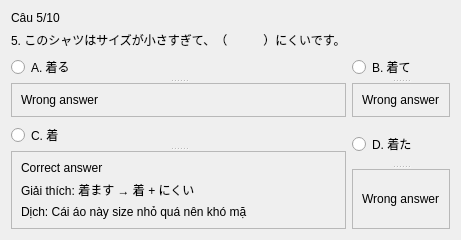
               <widget class="QWidget" name="page_11">
                <layout class="QGridLayout" name="gridLayout_7">
                 <item row="0" column="0">
                  <widget class="QLabel" name="label_92">
                   <property name="text">
                    <string>Câu 5/10</string>
                   </property>
                  </widget>
                 </item>
                 <item row="1" column="0">
                  <widget class="QLabel" name="label_93">
                   <property name="text">
                    <string>5. このシャツはサイズが小さすぎて、（　　　）にくいです。</string>
                   </property>
                  </widget>
                 </item>
                 <item row="2" column="0">
                  <widget class="QSplitter" name="splitter_21">
                   <property name="orientation">
                    <enum>Qt::Vertical</enum>
                   </property>
                   <widget class="QRadioButton" name="radioButton_41">
                    <property name="text">
                     <string>A. 着る</string>
                    </property>
                   </widget>
                   <widget class="QFrame" name="frame_57">
                    <property name="frameShape">
                     <enum>QFrame::StyledPanel</enum>
                    </property>
                    <property name="frameShadow">
                     <enum>QFrame::Raised</enum>
                    </property>
                    <layout class="QVBoxLayout" name="verticalLayout_5">
                     <item>
                      <widget class="QLabel" name="label_116">
                       <property name="text">
                        <string>Wrong answer</string>
                       </property>
                      </widget>
                     </item>
                    </layout>
                   </widget>
                  </widget>
                 </item>
                 <item row="2" column="1">
                  <widget class="QSplitter" name="splitter_20">
                   <property name="orientation">
                    <enum>Qt::Vertical</enum>
                   </property>
                   <widget class="QRadioButton" name="radioButton_42">
                    <property name="text">
                     <string>B. 着て</string>
                    </property>
                   </widget>
                   <widget class="QFrame" name="frame_58">
                    <property name="frameShape">
                     <enum>QFrame::StyledPanel</enum>
                    </property>
                    <property name="frameShadow">
                     <enum>QFrame::Raised</enum>
                    </property>
                    <layout class="QVBoxLayout" name="verticalLayout_66">
                     <item>
                      <widget class="QLabel" name="label_117">
                       <property name="text">
                        <string>Wrong answer</string>
                       </property>
                      </widget>
                     </item>
                    </layout>
                   </widget>
                  </widget>
                 </item>
                 <item row="3" column="0">
                  <widget class="QSplitter" name="splitter_22">
                   <property name="orientation">
                    <enum>Qt::Vertical</enum>
                   </property>
                   <widget class="QRadioButton" name="radioButton_43">
                    <property name="text">
                     <string>C. 着</string>
                    </property>
                   </widget>
                   <widget class="QFrame" name="frame_59">
                    <property name="frameShape">
                     <enum>QFrame::StyledPanel</enum>
                    </property>
                    <property name="frameShadow">
                     <enum>QFrame::Raised</enum>
                    </property>
                    <layout class="QVBoxLayout" name="verticalLayout_22">
                     <item>
                      <widget class="QLabel" name="label_120">
                       <property name="text">
                        <string>Correct answer</string>
                       </property>
                      </widget>
                     </item>
                     <item>
                      <widget class="QLabel" name="label_119">
                       <property name="text">
                        <string>Giải thích: 着ます → 着 + にくい</string>
                       </property>
                      </widget>
                     </item>
                     <item>
                      <widget class="QLabel" name="label_118">
                       <property name="text">
                        <string>Dịch: Cái áo này size nhỏ quá nên khó mặ</string>
                       </property>
                      </widget>
                     </item>
                    </layout>
                   </widget>
                  </widget>
                 </item>
                 <item row="3" column="1">
                  <widget class="QSplitter" name="splitter_19">
                   <property name="orientation">
                    <enum>Qt::Vertical</enum>
                   </property>
                   <widget class="QRadioButton" name="radioButton_44">
                    <property name="text">
                     <string>D. 着た</string>
                    </property>
                   </widget>
                   <widget class="QFrame" name="frame_60">
                    <property name="frameShape">
                     <enum>QFrame::StyledPanel</enum>
                    </property>
                    <property name="frameShadow">
                     <enum>QFrame::Raised</enum>
                    </property>
                    <layout class="QVBoxLayout" name="verticalLayout_10">
                     <item>
                      <widget class="QLabel" name="label_121">
                       <property name="text">
                        <string>Wrong answer</string>
                       </property>
                      </widget>
                     </item>
                    </layout>
                   </widget>
                  </widget>
                 </item>
                </layout>
               </widget>
